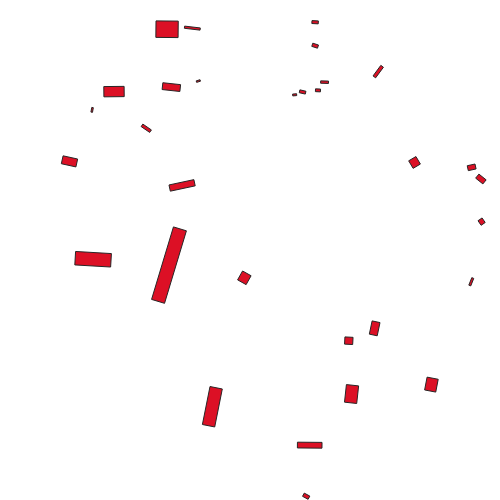
#> input picture IMAGES/PB/1/R1_T47QPB_20210228T034701_GT_20m.tif, 500 x 500 px; its folder holds 5 pictures in this run
$ jupyter execute --allow-errors LAB_2_DataExploration.ipynb
#> lines starting #> are read from the running program, lines starting #| are printed output that depends on the picture; after the words box and inside, x2 and y2 are one past the last pixel; in counts of white or black regions, pixels touching at a corner belong together
# --------------------------------------- INITIALIZATION ---------------------------------------

# IMPORTING PYTHON PACKAGES

[cell 1]
from glob import glob ## It is utilized for managing file paths and different files within Python. For more details on its usage and functionalities, please refer to >>> docs.python.org/3/library/glob.html
import rasterio as rio ## It is a module used for handling satellite imagery and various geospatial data to extract numerical data from image data. For more information, please refer to >>> rasterio.readthedocs.io
import numpy as np ## It is used for creating multi-dimensional arrays. For more information, please refer to >>> numpy.org
import earthpy.plot as ep ## It is used for plotting raster images. For more information, please refer to >>> earthpy.readthedocs.io
from skimage import io ## It is a module for image processing. For more details, please visit >>> scikit-image.org
import matplotlib.pyplot as plt ## It is a module for displaying images and various graphs. For more details, please visit >>> matplotlib.org

from matplotlib.colors import ListedColormap ## For defining the color boundaries used in image display

import pandas as pd ##  Module to facilitate easier data management, organizing data into a table format (Data Frame)  >>> pandas.pydata.org

import seaborn as sns ## This module is suitable for statistical graph visualization >>> seaborn.pydata.org

from IPython.display import Image as desc_fig ## For displaying images only

import warnings ## Module for managing Python kernel warning notifications
warnings.filterwarnings(action='ignore') ## Suppress all warnings from the system

# Set the PATH

[cell 2]
POST_QPB_IMG_PATH = 'IMAGES/PB/1/' ## the directory where images are stored
POST_QPB = "R1_T47QPB_20210228T034701_" ## the names of the files in the directory
POST_QPB_GROUNDTRUTH_PATH = "R1_T47QPB_20210228T034701_GT_20m.tif" #the name of the image file for the answer keyPOST_QPB_IMG_SET = glob(f'{POST_QPB_IMG_PATH }{POST_QPB}*B?*.tif') #Use glob to collect paths and names of files specified
#> (the rest of this cell did not finish here and is left out)

# --------------------------------------- DATA ACQUISITION ---------------------------------------

# Import image data using Rasterio

[cell 3]
POST_QPB_RASTER = np.array([]) ## Create a numpy array to store all the images converted to raster
_BUFF = [] ## Create a list to store raster data of each image

#> (the rest of this cell did not finish here and is left out)

# Import the ground truth image(Ground Truth)

[cell 4]
POST_QPB_GROUNDTRUTH = io.imread( ## Import the ground truth image using Skimage
    POST_QPB_IMG_PATH + POST_QPB_GROUNDTRUTH_PATH, ## Specify the file path
    as_gray=True ## Read the image in grayscale mode
)
#> POST_QPB_GROUNDTRUTH: shape (500, 500) float64; min 0.143, max 1, mean 0.985
POST_QPB_GROUNDTRUTH_GRAY = np.array(POST_QPB_GROUNDTRUTH) ## Convert the list to a numpy array
intensity = 0.6 ## Set the intensity level from 0 to 1, where 0 represents the highest intensity
POST_QPB_GROUNDTRUTH_MASK = (POST_QPB_GROUNDTRUTH_GRAY < intensity).astype(int) ## Select only pixels with intensity values lower than the specified intensity
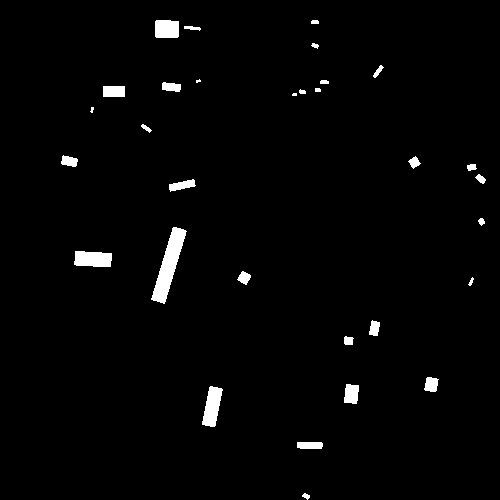
#> POST_QPB_GROUNDTRUTH_MASK: shape (500, 500) int64; values 0 (black) and 1 (white), 2% white; 31 white regions (3 under 20 px), largest, box (x1, y1, x2, y2) and area: (151, 227, 187, 304) 1118, (202, 386, 223, 427) 545, (74, 251, 112, 267) 534

# --------------------------------------- DATA EXPLORATION ---------------------------------------

# 1.Plot The ground truth image on a true color composite image

### 1.1 Converting data

#> (a cell that did not finish here is left out)

#> (a cell that did not finish here is left out)

### 1.2 Display the image

[cell 7]
plt.figure(figsize=(20,20))
#> (this line was passed over: IPython is not available in this run)
#> (the rest of this cell did not finish here and is left out)

# 2.Convert Data for Model Training

### 2.1 Convert the array to a DataFrame

#### 2.1.1 Image data

[cell 8]
POST_QPB_DF =  np.moveaxis(POST_QPB_RASTER, 0, -1) ## Change the dimensions of the array
print("Before re-shape:",POST_QPB_DF.shape)
POST_QPB_DF = POST_QPB_DF.reshape(-1, 9) ## Reshape the array
print("After re-shape:",POST_QPB_DF.shape)

[cell 9]
POST_QPB_DF = pd.DataFrame(POST_QPB_DF) ## Convert the array to a DataFrame
display(POST_QPB_DF)

#### 2.1.2 Ground Truth

[cell 10]
POST_QPB_GROUNDTRUTH_DF = POST_QPB_GROUNDTRUTH_MASK.reshape(-1)
print("Shape: ",POST_QPB_GROUNDTRUTH_DF.shape)
#| Shape:  (250000,)

[cell 11]
POST_QPB_GROUNDTRUTH_DF = pd.DataFrame(POST_QPB_GROUNDTRUTH_DF)
#> POST_QPB_GROUNDTRUTH_DF = table of 250000 rows and 1 columns
display(POST_QPB_GROUNDTRUTH_DF)

### 2.2 Rename Feature

#### 2.2.1 Image data

#> (a cell that did not finish here is left out)

#### 2.2.2 Ground Truth

[cell 13]
POST_QPB_GROUNDTRUTH_DF = POST_QPB_GROUNDTRUTH_DF.rename(columns={0: 'Label'})
display(POST_QPB_GROUNDTRUTH_DF)

# 3. Explore Preliminary Data from DataFrame

## 3.1 Data Types of Each Feature (DATA TYPE)

[cell 14]
POST_QPB_DF.dtypes

## 3.2 Checking for Missing Values (MISSING VALUE)

[cell 15]
POST_QPB_DF.isnull().sum()

## 3.3 Statistical Information of the Data (STATISTICAL INFORMATION)

[cell 16]
POST_QPB_DF.describe()

## 3.4 Data Distribution (DISTRIBUTION)

[cell 17]
POST_QPB_DF.hist( ## Display the distribution of data for each feature
    bins=30, ## specifies the number of bins
    figsize=(20, 20),
    layout=(3, 3) ## specifies the arrangement of subplots in a 3x3 grid
);
#> (this line was passed over: IPython is not available in this run)

## 3.5 Outlier Detection (OUTLIER)

### In statistics, outliers are data points that differ significantly from other observations

### Plot outliers of each feature using seaborn

#> (a cell that did not finish here is left out)

## 3.6 Relationship between features

[cell 19]
corr = pd.concat([POST_QPB_DF, POST_QPB_GROUNDTRUTH_DF], ## Concatenate 2 dataframes in order with concat command
                   axis=1, ## Merging in a column-wise manner
                   sort=False ## Do not sort the data
                  ).corr() ## Function to find the correlation between features
#> corr = table of 10 rows and 10 columns

plt.figure(figsize=(20, 12))
#> (this line was passed over: IPython is not available in this run)

sns.heatmap(corr, ##Display correlation values in heatmap format
            cmap="RdBu", ## Set the color scheme
            vmin=-1,
            vmax=1,
            annot=True ## Show numerical values
           )
#> (this line was passed over: IPython is not available in this run)

## 3.7 Explore the number of answers in the ground truth

[cell 20]
class_0_num = len(POST_QPB_GROUNDTRUTH_DF[POST_QPB_GROUNDTRUTH_DF.Label == 0])  ## Find the number of Class 0
#> class_0_num = 245087
class_1_num = len(POST_QPB_GROUNDTRUTH_DF[POST_QPB_GROUNDTRUTH_DF.Label == 1]) ## Find the number of Class 1
#> class_1_num = 4913
rows_num = len(POST_QPB_GROUNDTRUTH_DF.index) ## Find the total number of rows
#> rows_num = 250000

print(f'Number of row: {rows_num}')
#| Number of row: 250000
print(f'Number of Unburn class: {class_0_num} ({round((class_0_num/rows_num)*100,2)} %)')
#| Number of Unburn class: 245087 (98.03 %)
print(f'Number of Burnt class: {class_1_num} ({round((class_1_num/rows_num)*100,2)} %)')
#| Number of Burnt class: 4913 (1.97 %)
